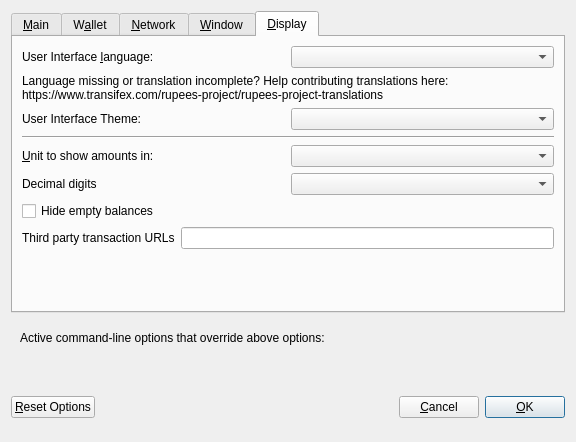
<?xml version="1.0" encoding="UTF-8"?>
<ui version="4.0">
 <class>OptionsDialog</class>
 <widget class="QDialog" name="OptionsDialog">
  <property name="geometry">
   <rect>
    <x>0</x>
    <y>0</y>
    <width>576</width>
    <height>442</height>
   </rect>
  </property>
  <property name="windowTitle">
   <string>Options</string>
  </property>
  <property name="modal">
   <bool>true</bool>
  </property>
  <layout class="QVBoxLayout" name="verticalLayout">
   <item>
    <widget class="QTabWidget" name="tabWidget">
     <property name="currentIndex">
      <number>4</number>
     </property>
     <widget class="QWidget" name="tabMain">
      <attribute name="title">
       <string>&amp;Main</string>
      </attribute>
      <layout class="QVBoxLayout" name="verticalLayout_Main">
       <item>
        <widget class="QCheckBox" name="bitcoinAtStartup">
         <property name="toolTip">
          <string>Automatically start Phore after logging in to the system.</string>
         </property>
         <property name="text">
          <string>&amp;Start Phore on system login</string>
         </property>
        </widget>
       </item>
       <item>
        <layout class="QHBoxLayout" name="horizontalLayout_2_Main">
         <item>
          <widget class="QLabel" name="databaseCacheLabel">
           <property name="text">
            <string>Size of &amp;database cache</string>
           </property>
           <property name="textFormat">
            <enum>Qt::PlainText</enum>
           </property>
           <property name="buddy">
            <cstring>databaseCache</cstring>
           </property>
          </widget>
         </item>
         <item>
          <widget class="QSpinBox" name="databaseCache"/>
         </item>
         <item>
          <widget class="QLabel" name="databaseCacheUnitLabel">
           <property name="text">
            <string>MB</string>
           </property>
           <property name="textFormat">
            <enum>Qt::PlainText</enum>
           </property>
          </widget>
         </item>
         <item>
          <spacer name="horizontalSpacer_2_Main">
           <property name="orientation">
            <enum>Qt::Horizontal</enum>
           </property>
           <property name="sizeHint" stdset="0">
            <size>
             <width>40</width>
             <height>20</height>
            </size>
           </property>
          </spacer>
         </item>
        </layout>
       </item>
       <item>
        <layout class="QHBoxLayout" name="horizontalLayout_3_Main">
         <item>
          <widget class="QLabel" name="threadsScriptVerifLabel">
           <property name="text">
            <string>Number of script &amp;verification threads</string>
           </property>
           <property name="textFormat">
            <enum>Qt::PlainText</enum>
           </property>
           <property name="buddy">
            <cstring>threadsScriptVerif</cstring>
           </property>
          </widget>
         </item>
         <item>
          <widget class="QSpinBox" name="threadsScriptVerif">
           <property name="toolTip">
            <string>(0 = auto, &lt;0 = leave that many cores free)</string>
           </property>
          </widget>
         </item>
         <item>
          <spacer name="horizontalSpacer_3_Main">
           <property name="orientation">
            <enum>Qt::Horizontal</enum>
           </property>
           <property name="sizeHint" stdset="0">
            <size>
             <width>40</width>
             <height>20</height>
            </size>
           </property>
          </spacer>
         </item>
        </layout>
       </item>
       <item>
        <spacer name="verticalSpacer_2">
         <property name="orientation">
          <enum>Qt::Vertical</enum>
         </property>
         <property name="sizeHint" stdset="0">
          <size>
           <width>20</width>
           <height>40</height>
          </size>
         </property>
        </spacer>
       </item>
       <item>
        <widget class="QCheckBox" name="checkBoxZeromintEnable">
         <property name="toolTip">
          <string>Enable automatic minting of Phore units to zRS</string>
         </property>
         <property name="layoutDirection">
          <enum>Qt::LeftToRight</enum>
         </property>
         <property name="text">
          <string>Enable zRS Automint</string>
         </property>
        </widget>
       </item>
       <item>
        <layout class="QHBoxLayout" name="horizontalLayout_3">
         <item>
          <widget class="QLabel" name="percentage_label">
           <property name="toolTip">
            <string>Percentage of incoming DRS which get automatically converted to zRS via Zerocoin Protocol (min: 10%)</string>
           </property>
           <property name="text">
            <string>Percentage of autominted zRS</string>
           </property>
          </widget>
         </item>
         <item>
          <widget class="QSpinBox" name="zeromintPercentage">
           <property name="minimum">
            <number>1</number>
           </property>
           <property name="maximum">
            <number>100</number>
           </property>
          </widget>
         </item>
        </layout>
       </item>
       <item>
        <layout class="QHBoxLayout" name="horizontalLayout" stretch="0,0">
         <property name="sizeConstraint">
          <enum>QLayout::SetFixedSize</enum>
         </property>
         <item>
          <widget class="QLabel" name="labelPreferredDenom">
           <property name="maximumSize">
            <size>
             <width>16777215</width>
             <height>16777215</height>
            </size>
           </property>
           <property name="toolTip">
            <string>Wait with automatic conversion to Zerocoin until enough DRS for this denomination is available</string>
           </property>
           <property name="text">
            <string>Preferred Automint zRS Denomination</string>
           </property>
          </widget>
         </item>
         <item>
          <widget class="QComboBox" name="preferredDenom">
           <property name="maximumSize">
            <size>
             <width>16777215</width>
             <height>27</height>
            </size>
           </property>
           <property name="toolTip">
            <string>Wait with automatic conversion to Zerocoin until enough DRS for this denomination is available</string>
           </property>
           <property name="maxVisibleItems">
            <number>9</number>
           </property>
           <property name="maxCount">
            <number>9</number>
           </property>
          </widget>
         </item>
        </layout>
       </item>
      </layout>
     </widget>
     <widget class="QWidget" name="tabWallet">
      <attribute name="title">
       <string>W&amp;allet</string>
      </attribute>
      <layout class="QVBoxLayout" name="verticalLayout_Wallet">
       <item>
        <layout class="QHBoxLayout" name="horizontalLayout_2_Wallet">
         <item>
          <widget class="QLabel" name="labelStakeSplitThresholdText">
           <property name="text">
            <string>Stake split threshold:</string>
           </property>
          </widget>
         </item>
         <item>
          <widget class="QSpinBox" name="spinBoxStakeSplitThreshold">
           <property name="minimum">
            <number>1</number>
           </property>
           <property name="maximum">
            <number>999999</number>
           </property>
          </widget>
         </item>
        </layout>
       </item>
       <item>
        <widget class="QGroupBox" name="groupBox">
         <property name="title">
          <string>Expert</string>
         </property>
         <layout class="QVBoxLayout" name="verticalLayout_2">
          <item>
           <widget class="QCheckBox" name="coinControlFeatures">
            <property name="toolTip">
             <string>Whether to show coin control features or not.</string>
            </property>
            <property name="text">
             <string>Enable coin &amp;control features</string>
            </property>
           </widget>
          </item>
          <item>
           <widget class="QCheckBox" name="showMasternodesTab">
            <property name="toolTip">
             <string>Show additional tab listing all your masternodes in first sub-tab&lt;br/&gt;and all masternodes on the network in second sub-tab.</string>
            </property>
            <property name="text">
             <string>Show Masternodes Tab</string>
            </property>
           </widget>
          </item>
          <item>
           <widget class="QCheckBox" name="spendZeroConfChange">
            <property name="toolTip">
             <string>If you disable the spending of unconfirmed change, the change from a transaction&lt;br/&gt;cannot be used until that transaction has at least one confirmation.&lt;br/&gt;This also affects how your balance is computed.</string>
            </property>
            <property name="text">
             <string>&amp;Spend unconfirmed change</string>
            </property>
           </widget>
          </item>
         </layout>
        </widget>
       </item>
       <item>
        <spacer name="verticalSpacer_Wallet">
         <property name="orientation">
          <enum>Qt::Vertical</enum>
         </property>
         <property name="sizeHint" stdset="0">
          <size>
           <width>20</width>
           <height>40</height>
          </size>
         </property>
        </spacer>
       </item>
      </layout>
     </widget>
     <widget class="QWidget" name="tabNetwork">
      <attribute name="title">
       <string>&amp;Network</string>
      </attribute>
      <layout class="QVBoxLayout" name="verticalLayout_Network">
       <item>
        <widget class="QCheckBox" name="mapPortUpnp">
         <property name="toolTip">
          <string>Automatically open the Phore client port on the router. This only works when your router supports UPnP and it is enabled.</string>
         </property>
         <property name="text">
          <string>Map port using &amp;UPnP</string>
         </property>
        </widget>
       </item>
       <item>
        <widget class="QCheckBox" name="allowIncoming">
         <property name="toolTip">
          <string>Accept connections from outside</string>
         </property>
         <property name="text">
          <string>Allow incoming connections</string>
         </property>
        </widget>
       </item>
       <item>
        <widget class="QCheckBox" name="connectSocks">
         <property name="toolTip">
          <string>Connect to the Phore network through a SOCKS5 proxy.</string>
         </property>
         <property name="text">
          <string>&amp;Connect through SOCKS5 proxy (default proxy):</string>
         </property>
        </widget>
       </item>
       <item>
        <layout class="QHBoxLayout" name="horizontalLayout_1_Network">
         <item>
          <widget class="QLabel" name="proxyIpLabel">
           <property name="text">
            <string>Proxy &amp;IP:</string>
           </property>
           <property name="textFormat">
            <enum>Qt::PlainText</enum>
           </property>
           <property name="buddy">
            <cstring>proxyIp</cstring>
           </property>
          </widget>
         </item>
         <item>
          <widget class="QValidatedLineEdit" name="proxyIp">
           <property name="minimumSize">
            <size>
             <width>140</width>
             <height>0</height>
            </size>
           </property>
           <property name="maximumSize">
            <size>
             <width>140</width>
             <height>16777215</height>
            </size>
           </property>
           <property name="toolTip">
            <string>IP address of the proxy (e.g. IPv4: 127.0.0.1 / IPv6: ::1)</string>
           </property>
          </widget>
         </item>
         <item>
          <widget class="QLabel" name="proxyPortLabel">
           <property name="text">
            <string>&amp;Port:</string>
           </property>
           <property name="textFormat">
            <enum>Qt::PlainText</enum>
           </property>
           <property name="buddy">
            <cstring>proxyPort</cstring>
           </property>
          </widget>
         </item>
         <item>
          <widget class="QLineEdit" name="proxyPort">
           <property name="minimumSize">
            <size>
             <width>75</width>
             <height>0</height>
            </size>
           </property>
           <property name="maximumSize">
            <size>
             <width>55</width>
             <height>16777215</height>
            </size>
           </property>
           <property name="toolTip">
            <string>Port of the proxy (e.g. 9050)</string>
           </property>
          </widget>
         </item>
         <item>
          <spacer name="horizontalSpacer_1_Network">
           <property name="orientation">
            <enum>Qt::Horizontal</enum>
           </property>
           <property name="sizeHint" stdset="0">
            <size>
             <width>40</width>
             <height>20</height>
            </size>
           </property>
          </spacer>
         </item>
        </layout>
       </item>
       <item>
        <spacer name="verticalSpacer_Network">
         <property name="orientation">
          <enum>Qt::Vertical</enum>
         </property>
         <property name="sizeHint" stdset="0">
          <size>
           <width>20</width>
           <height>40</height>
          </size>
         </property>
        </spacer>
       </item>
      </layout>
     </widget>
     <widget class="QWidget" name="tabWindow">
      <attribute name="title">
       <string>&amp;Window</string>
      </attribute>
      <layout class="QVBoxLayout" name="verticalLayout_Window">
       <item>
        <widget class="QCheckBox" name="minimizeToTray">
         <property name="toolTip">
          <string>Show only a tray icon after minimizing the window.</string>
         </property>
         <property name="text">
          <string>&amp;Minimize to the tray instead of the taskbar</string>
         </property>
        </widget>
       </item>
       <item>
        <widget class="QCheckBox" name="minimizeOnClose">
         <property name="toolTip">
          <string>Minimize instead of exit the application when the window is closed. When this option is enabled, the application will be closed only after selecting Quit in the menu.</string>
         </property>
         <property name="text">
          <string>M&amp;inimize on close</string>
         </property>
        </widget>
       </item>
       <item>
        <spacer name="verticalSpacer_Window">
         <property name="orientation">
          <enum>Qt::Vertical</enum>
         </property>
         <property name="sizeHint" stdset="0">
          <size>
           <width>20</width>
           <height>40</height>
          </size>
         </property>
        </spacer>
       </item>
      </layout>
     </widget>
     <widget class="QWidget" name="tabDisplay">
      <attribute name="title">
       <string>&amp;Display</string>
      </attribute>
      <layout class="QVBoxLayout" name="verticalLayout_Display">
       <item>
        <layout class="QHBoxLayout" name="horizontalLayout_1_Display">
         <item>
          <widget class="QLabel" name="langLabel">
           <property name="text">
            <string>User Interface &amp;language:</string>
           </property>
           <property name="textFormat">
            <enum>Qt::PlainText</enum>
           </property>
           <property name="buddy">
            <cstring>lang</cstring>
           </property>
          </widget>
         </item>
         <item>
          <widget class="QValueComboBox" name="lang">
           <property name="toolTip">
            <string>The user interface language can be set here. This setting will take effect after restarting Phore.</string>
           </property>
          </widget>
         </item>
        </layout>
       </item>
       <item>
        <widget class="QLabel" name="label_3">
         <property name="toolTip">
          <string notr="true"/>
         </property>
         <property name="statusTip">
          <string notr="true"/>
         </property>
         <property name="whatsThis">
          <string notr="true"/>
         </property>
         <property name="accessibleName">
          <string notr="true"/>
         </property>
         <property name="text">
          <string>Language missing or translation incomplete? Help contributing translations here:
https://www.transifex.com/rupees-project/rupees-project-translations</string>
         </property>
         <property name="wordWrap">
          <bool>true</bool>
         </property>
         <property name="openExternalLinks">
          <bool>true</bool>
         </property>
         <property name="textInteractionFlags">
          <set>Qt::TextBrowserInteraction</set>
         </property>
        </widget>
       </item>
       <item>
        <layout class="QHBoxLayout" name="horizontalLayout_4_Display" stretch="0,0">
         <item>
          <widget class="QLabel" name="themeLabel">
           <property name="text">
            <string>User Interface Theme:</string>
           </property>
          </widget>
         </item>
         <item>
          <widget class="QValueComboBox" name="theme"/>
         </item>
        </layout>
       </item>
       <item>
        <widget class="Line" name="line">
         <property name="orientation">
          <enum>Qt::Horizontal</enum>
         </property>
        </widget>
       </item>
       <item>
        <layout class="QHBoxLayout" name="horizontalLayout_2_Display">
         <item>
          <widget class="QLabel" name="unitLabel">
           <property name="text">
            <string>&amp;Unit to show amounts in:</string>
           </property>
           <property name="textFormat">
            <enum>Qt::PlainText</enum>
           </property>
           <property name="buddy">
            <cstring>unit</cstring>
           </property>
          </widget>
         </item>
         <item>
          <widget class="QValueComboBox" name="unit">
           <property name="toolTip">
            <string>Choose the default subdivision unit to show in the interface and when sending coins.</string>
           </property>
          </widget>
         </item>
        </layout>
       </item>
       <item>
        <layout class="QHBoxLayout" name="horizontalLayout_5_Display">
         <item>
          <widget class="QLabel" name="digitsLabel">
           <property name="text">
            <string>Decimal digits</string>
           </property>
          </widget>
         </item>
         <item>
          <widget class="QValueComboBox" name="digits"/>
         </item>
        </layout>
       </item>
       <item>
        <widget class="QCheckBox" name="checkBoxHideZeroBalances">
         <property name="toolTip">
          <string>Hide empty balances</string>
         </property>
         <property name="layoutDirection">
          <enum>Qt::LeftToRight</enum>
         </property>
         <property name="text">
          <string>Hide empty balances</string>
         </property>
        </widget>
       </item>
       <item>
        <layout class="QHBoxLayout" name="horizontalLayout_3_Display">
         <item>
          <widget class="QLabel" name="thirdPartyTxUrlsLabel">
           <property name="toolTip">
            <string>Third party URLs (e.g. a block explorer) that appear in the transactions tab as context menu items. %s in the URL is replaced by transaction hash. Multiple URLs are separated by vertical bar |.</string>
           </property>
           <property name="text">
            <string>Third party transaction URLs</string>
           </property>
           <property name="buddy">
            <cstring>thirdPartyTxUrls</cstring>
           </property>
          </widget>
         </item>
         <item>
          <widget class="QLineEdit" name="thirdPartyTxUrls">
           <property name="toolTip">
            <string>Third party URLs (e.g. a block explorer) that appear in the transactions tab as context menu items. %s in the URL is replaced by transaction hash. Multiple URLs are separated by vertical bar |.</string>
           </property>
          </widget>
         </item>
        </layout>
       </item>
       <item>
        <spacer name="verticalSpacer">
         <property name="orientation">
          <enum>Qt::Vertical</enum>
         </property>
         <property name="sizeHint" stdset="0">
          <size>
           <width>20</width>
           <height>40</height>
          </size>
         </property>
        </spacer>
       </item>
      </layout>
     </widget>
    </widget>
   </item>
   <item>
    <widget class="QFrame" name="frame">
     <layout class="QVBoxLayout" name="verticalLayout_Bottom">
      <item>
       <layout class="QHBoxLayout" name="horizontalLayout_Bottom">
        <item>
         <widget class="QLabel" name="overriddenByCommandLineInfoLabel">
          <property name="text">
           <string>Active command-line options that override above options:</string>
          </property>
          <property name="textFormat">
           <enum>Qt::PlainText</enum>
          </property>
         </widget>
        </item>
        <item>
         <spacer name="horizontalSpacer_Bottom">
          <property name="orientation">
           <enum>Qt::Horizontal</enum>
          </property>
          <property name="sizeHint" stdset="0">
           <size>
            <width>40</width>
            <height>20</height>
           </size>
          </property>
         </spacer>
        </item>
       </layout>
      </item>
      <item>
       <widget class="QLabel" name="overriddenByCommandLineLabel">
        <property name="text">
         <string/>
        </property>
        <property name="textFormat">
         <enum>Qt::PlainText</enum>
        </property>
        <property name="wordWrap">
         <bool>true</bool>
        </property>
       </widget>
      </item>
     </layout>
    </widget>
   </item>
   <item>
    <layout class="QHBoxLayout" name="horizontalLayout_Buttons">
     <item>
      <widget class="QPushButton" name="resetButton">
       <property name="toolTip">
        <string>Reset all client options to default.</string>
       </property>
       <property name="text">
        <string>&amp;Reset Options</string>
       </property>
       <property name="autoDefault">
        <bool>false</bool>
       </property>
      </widget>
     </item>
     <item>
      <spacer name="horizontalSpacer_1">
       <property name="orientation">
        <enum>Qt::Horizontal</enum>
       </property>
       <property name="sizeHint" stdset="0">
        <size>
         <width>40</width>
         <height>48</height>
        </size>
       </property>
      </spacer>
     </item>
     <item>
      <widget class="QLabel" name="statusLabel">
       <property name="minimumSize">
        <size>
         <width>200</width>
         <height>0</height>
        </size>
       </property>
       <property name="font">
        <font>
         <weight>75</weight>
         <bold>true</bold>
        </font>
       </property>
       <property name="text">
        <string/>
       </property>
       <property name="textFormat">
        <enum>Qt::PlainText</enum>
       </property>
       <property name="wordWrap">
        <bool>true</bool>
       </property>
      </widget>
     </item>
     <item>
      <spacer name="horizontalSpacer_2">
       <property name="orientation">
        <enum>Qt::Horizontal</enum>
       </property>
       <property name="sizeHint" stdset="0">
        <size>
         <width>40</width>
         <height>48</height>
        </size>
       </property>
      </spacer>
     </item>
     <item>
      <widget class="QPushButton" name="cancelButton">
       <property name="text">
        <string>&amp;Cancel</string>
       </property>
       <property name="autoDefault">
        <bool>false</bool>
       </property>
      </widget>
     </item>
     <item>
      <widget class="QPushButton" name="okButton">
       <property name="text">
        <string>&amp;OK</string>
       </property>
       <property name="autoDefault">
        <bool>false</bool>
       </property>
       <property name="default">
        <bool>true</bool>
       </property>
      </widget>
     </item>
    </layout>
   </item>
  </layout>
 </widget>
 <customwidgets>
  <customwidget>
   <class>QValidatedLineEdit</class>
   <extends>QLineEdit</extends>
   <header>qvalidatedlineedit.h</header>
  </customwidget>
  <customwidget>
   <class>QValueComboBox</class>
   <extends>QComboBox</extends>
   <header>qvaluecombobox.h</header>
  </customwidget>
 </customwidgets>
 <resources/>
 <connections/>
</ui>
